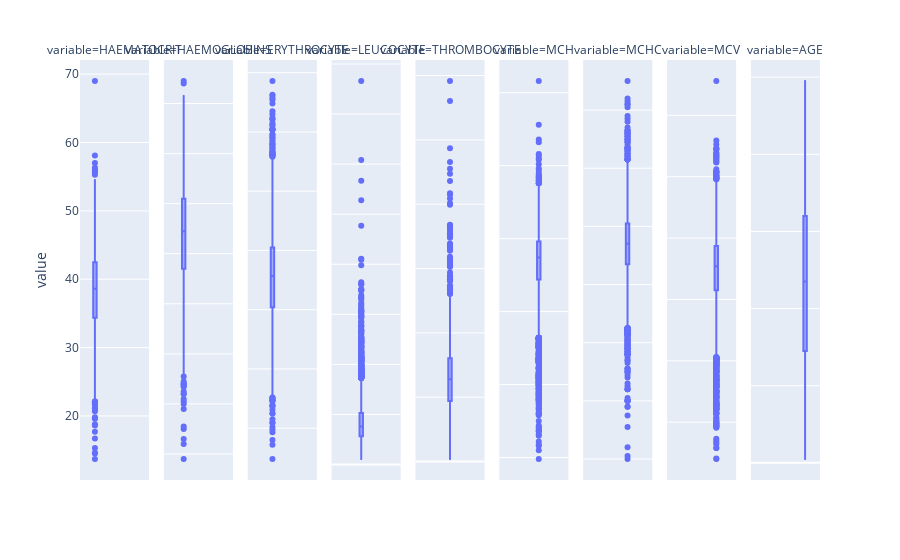

The notebook cell this image was saved under:
### Markdown cell above
# Preliminary notes

There are 4412 rows with 10 predictor variables.

`LEUCOCYTE` seems to be quite positively skewed.

Inpatients make up 40.44%% of the total values for `SOURCE`.

### Code cell
# check distribution of continuous variables
continuous = df.drop(columns=['SEX','SOURCE']).melt()
(px
.box(continuous, y='value', facet_col='variable')
.update_yaxes(matches=None)
.show())

### Figure 1 — Plotly figure (JSON) as saved in the notebook; plotly's stock layout.template omitted (floating-point values rounded to 4 significant figures; data arrays with more than 128 entries replaced by an {"elided": "..."} marker saying what was removed)
{"data": [{"alignmentgroup": "True", "hovertemplate": "variable=HAEMATOCRIT<br>value=%{y}<extra></extra>", "legendgroup": "", "marker": {"color": "#636efa"}, "name": "", "notched": false, "offsetgroup": "", "orientation": "v", "showlegend": false, "type": "box", "x0": " ", "xaxis": "x", "y": {"elided": "4412 float values"}, "y0": " ", "yaxis": "y"}, {"alignmentgroup": "True", "hovertemplate": "variable=HAEMOGLOBINS<br>value=%{y}<extra></extra>", "legendgroup": "", "marker": {"color": "#636efa"}, "name": "", "notched": false, "offsetgroup": "", "orientation": "v", "showlegend": false, "type": "box", "x0": " ", "xaxis": "x2", "y": {"elided": "4412 float values"}, "y0": " ", "yaxis": "y2"}, {"alignmentgroup": "True", "hovertemplate": "variable=ERYTHROCYTE<br>value=%{y}<extra></extra>", "legendgroup": "", "marker": {"color": "#636efa"}, "name": "", "notched": false, "offsetgroup": "", "orientation": "v", "showlegend": false, "type": "box", "x0": " ", "xaxis": "x3", "y": {"elided": "4412 float values"}, "y0": " ", "yaxis": "y3"}, {"alignmentgroup": "True", "hovertemplate": "variable=LEUCOCYTE<br>value=%{y}<extra></extra>", "legendgroup": "", "marker": {"color": "#636efa"}, "name": "", "notched": false, "offsetgroup": "", "orientation": "v", "showlegend": false, "type": "box", "x0": " ", "xaxis": "x4", "y": {"elided": "4412 float values"}, "y0": " ", "yaxis": "y4"}, {"alignmentgroup": "True", "hovertemplate": "variable=THROMBOCYTE<br>value=%{y}<extra></extra>", "legendgroup": "", "marker": {"color": "#636efa"}, "name": "", "notched": false, "offsetgroup": "", "orientation": "v", "showlegend": false, "type": "box", "x0": " ", "xaxis": "x5", "y": {"elided": "4412 int values"}, "y0": " ", "yaxis": "y5"}, {"alignmentgroup": "True", "hovertemplate": "variable=MCH<br>value=%{y}<extra></extra>", "legendgroup": "", "marker": {"color": "#636efa"}, "name": "", "notched": false, "offsetgroup": "", "orientation": "v", "showlegend": false, "type": "box", "x0": " ", "xaxis": "x6", "y": {"elided": "4412 float values"}, "y0": " ", "yaxis": "y6"}, {"alignmentgroup": "True", "hovertemplate": "variable=MCHC<br>value=%{y}<extra></extra>", "legendgroup": "", "marker": {"color": "#636efa"}, "name": "", "notched": false, "offsetgroup": "", "orientation": "v", "showlegend": false, "type": "box", "x0": " ", "xaxis": "x7", "y": {"elided": "4412 float values"}, "y0": " ", "yaxis": "y7"}, {"alignmentgroup": "True", "hovertemplate": "variable=MCV<br>value=%{y}<extra></extra>", "legendgroup": "", "marker": {"color": "#636efa"}, "name": "", "notched": false, "offsetgroup": "", "orientation": "v", "showlegend": false, "type": "box", "x0": " ", "xaxis": "x8", "y": {"elided": "4412 float values"}, "y0": " ", "yaxis": "y8"}, {"alignmentgroup": "True", "hovertemplate": "variable=AGE<br>value=%{y}<extra></extra>", "legendgroup": "", "marker": {"color": "#636efa"}, "name": "", "notched": false, "offsetgroup": "", "orientation": "v", "showlegend": false, "type": "box", "x0": " ", "xaxis": "x9", "y": {"elided": "4412 int values"}, "y0": " ", "yaxis": "y9"}], "layout": {"annotations": [{"font": {}, "showarrow": false, "text": "variable=HAEMATOCRIT", "x": 0.04667, "xanchor": "center", "xref": "paper", "y": 1, "yanchor": "bottom", "yref": "paper"}, {"font": {}, "showarrow": false, "text": "variable=HAEMOGLOBINS", "x": 0.16, "xanchor": "center", "xref": "paper", "y": 1, "yanchor": "bottom", "yref": "paper"}, {"font": {}, "showarrow": false, "text": "variable=ERYTHROCYTE", "x": 0.2733, "xanchor": "center", "xref": "paper", "y": 1, "yanchor": "bottom", "yref": "paper"}, {"font": {}, "showarrow": false, "text": "variable=LEUCOCYTE", "x": 0.3867, "xanchor": "center", "xref": "paper", "y": 1, "yanchor": "bottom", "yref": "paper"}, {"font": {}, "showarrow": false, "text": "variable=THROMBOCYTE", "x": 0.5, "xanchor": "center", "xref": "paper", "y": 1, "yanchor": "bottom", "yref": "paper"}, {"font": {}, "showarrow": false, "text": "variable=MCH", "x": 0.6133, "xanchor": "center", "xref": "paper", "y": 1, "yanchor": "bottom", "yref": "paper"}, {"font": {}, "showarrow": false, "text": "variable=MCHC", "x": 0.7267, "xanchor": "center", "xref": "paper", "y": 1, "yanchor": "bottom", "yref": "paper"}, {"font": {}, "showarrow": false, "text": "variable=MCV", "x": 0.84, "xanchor": "center", "xref": "paper", "y": 1, "yanchor": "bottom", "yref": "paper"}, {"font": {}, "showarrow": false, "text": "variable=AGE", "x": 0.9533, "xanchor": "center", "xref": "paper", "y": 1, "yanchor": "bottom", "yref": "paper"}], "boxmode": "group", "legend": {"tracegroupgap": 0}, "margin": {"t": 60}, "xaxis": {"anchor": "y", "domain": [0, 0.09333]}, "xaxis2": {"anchor": "y2", "domain": [0.1133, 0.2067], "matches": "x"}, "xaxis3": {"anchor": "y3", "domain": [0.2267, 0.32], "matches": "x"}, "xaxis4": {"anchor": "y4", "domain": [0.34, 0.4333], "matches": "x"}, "xaxis5": {"anchor": "y5", "domain": [0.4533, 0.5467], "matches": "x"}, "xaxis6": {"anchor": "y6", "domain": [0.5667, 0.66], "matches": "x"}, "xaxis7": {"anchor": "y7", "domain": [0.68, 0.7733], "matches": "x"}, "xaxis8": {"anchor": "y8", "domain": [0.7933, 0.8867], "matches": "x"}, "xaxis9": {"anchor": "y9", "domain": [0.9067, 1], "matches": "x"}, "yaxis": {"anchor": "x", "domain": [0, 1], "title": {"text": "value"}}, "yaxis2": {"anchor": "x2", "domain": [0, 1], "showticklabels": false}, "yaxis3": {"anchor": "x3", "domain": [0, 1], "showticklabels": false}, "yaxis4": {"anchor": "x4", "domain": [0, 1], "showticklabels": false}, "yaxis5": {"anchor": "x5", "domain": [0, 1], "showticklabels": false}, "yaxis6": {"anchor": "x6", "domain": [0, 1], "showticklabels": false}, "yaxis7": {"anchor": "x7", "domain": [0, 1], "showticklabels": false}, "yaxis8": {"anchor": "x8", "domain": [0, 1], "showticklabels": false}, "yaxis9": {"anchor": "x9", "domain": [0, 1], "showticklabels": false}}}
